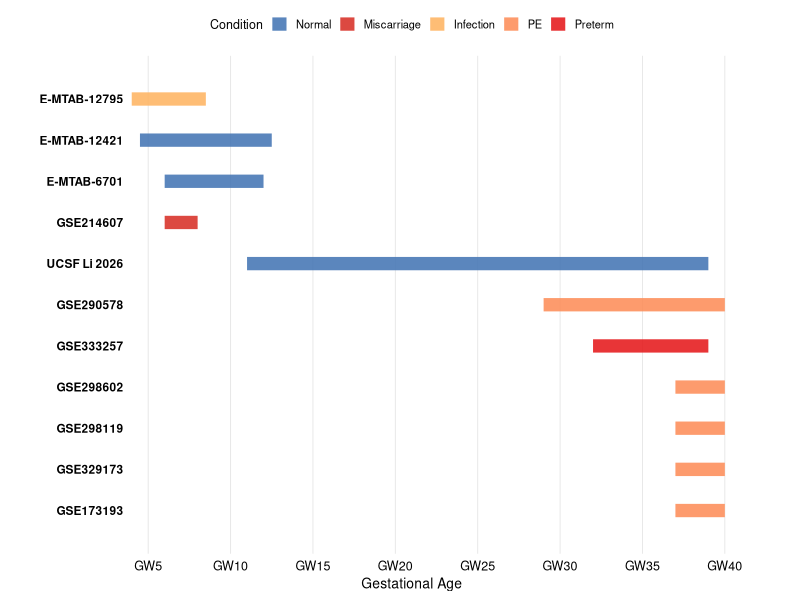

This figure's R source:
#!/usr/bin/env Rscript
# Figure 1A: 10 datasets, 5 groups, colors from Shiny app.R disease_cols
library(ggplot2); library(dplyr)

OUTDIR <- "/home/weijuan/文档/胎盘单细胞数据/ucsf_integration/vento_integration/figures"
dir.create(OUTDIR, showWarnings=FALSE, recursive=TRUE)

datasets <- data.frame(
  name     = c("E-MTAB-6701","E-MTAB-12421","E-MTAB-12795","GSE214607",
               "UCSF Li 2026","GSE290578","GSE298602","GSE333257",
               "GSE298119","GSE329173","GSE173193"),
  gw_start = c(6, 4.5, 4, 6, 11, 29, 37, 32, 37, 37, 37),
  gw_end   = c(12, 12.5, 8.5, 8, 39, 40, 40, 39, 40, 40, 40),
  type     = c("Normal","Normal","Infection","Miscarriage","Normal",
               "PE","PE","Preterm","PE","PE","PE"),
  stringsAsFactors = FALSE
)

datasets$type <- factor(datasets$type,
  levels=c("Normal","Miscarriage","Infection","PE","Preterm"))

# Exact colors from Shiny app.R disease_cols (no Normal 3rd)
type_cols <- c(
  "Normal"      = "#4575B4",
  "PE"          = "#FC8D59",
  "Miscarriage" = "#D73027",
  "Infection"   = "#FDB462",
  "Preterm"     = "#E41A1C"
)

datasets <- datasets[order(datasets$gw_start),]
datasets$y_pos <- nrow(datasets):1

p <- ggplot(datasets) +
  geom_segment(aes(x=gw_start, xend=gw_end, y=y_pos, yend=y_pos, color=type),
               linewidth=4.5, alpha=0.88) +
  geom_text(aes(x=3.5, y=y_pos, label=name), hjust=1, size=3, lineheight=0.9, fontface="bold") +
  scale_color_manual(values=type_cols, name="Condition") +
  scale_x_continuous(breaks=seq(5,40,5), limits=c(0,42),
                     labels=paste0("GW", seq(5,40,5))) +
  scale_y_continuous(limits=c(0.5, nrow(datasets)+0.5)) +
  labs(x="Gestational Age", y="") +
  theme_minimal() + theme(
    text=element_text(size=11), axis.text.y=element_blank(),
    axis.ticks.y=element_blank(), axis.text.x=element_text(color="black", size=9),
    axis.title.x=element_text(size=10), legend.position="top",
    legend.title=element_text(size=9), legend.text=element_text(size=8),
    legend.key.size=unit(0.3,"cm"), panel.grid.major.y=element_blank(),
    panel.grid.minor=element_blank(),
    panel.grid.major.x=element_line(color="grey90", linewidth=0.3))

ggsave(file.path(OUTDIR, "Fig1A_data_overview_10datasets.png"), p, w=8.5, h=4.5, dpi=300, bg="white")
cat("Saved: Fig1A_data_overview_10datasets.png\n")
